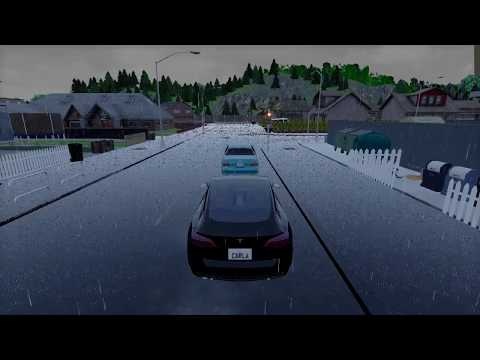
#> input picture sim1.jpg, 480 x 360 px
$ python deadpixel200.py
#> lines starting #> are read from the running program, lines starting #| are printed output that depends on the picture; after the words box and inside, x2 and y2 are one past the last pixel; in counts of white or black regions, pixels touching at a corner belong together
import numpy as np
import cv2
from matplotlib import pyplot as plt
import random
from PIL import Image

img = Image.open('sim1.jpg')
#> img is the input picture: PIL image 480x360 RGB; mean R, G, B 48.1, 55.2, 67.3

img1 = cv2.imread('sim1.jpg')
img1 = cv2.cvtColor(img1, cv2.COLOR_BGR2RGB)

h, w, _ = img1.shape
#> h = 360; w = 480
print('width: ', w)
#| width:  480
print('height:', h)
#| height: 360

count = 0
w1 = w2 = int(w/20) # in base a questo 20 e al 10 sotto decido quanti pixel neri inserire
#> w1 = 24; w2 = 24
h1 = h2 = int(h/10)
#> h1 = 36; h2 = 36
w2 = w3 = w2 - 5
#> w2 = 19; w3 = 19
h2 = h3 = h2 - 5
#> h2 = 31; h3 = 31
countpixel = 0

for y in range(0, 10):
    h2 = h2 + (h1*y)
    for x in range(0, 20):
        img1[h2,w2] = (255, 0, 0) #rossi per visibilità
        countpixel = countpixel + 1
        w2 = w2 + w1
        if x==19:
            h2 = h3
            w2 = w3
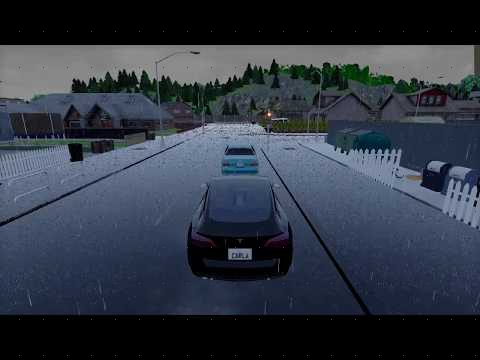
#> img1: shape (360, 480, 3); 0.12% of pixels changed, all inside (x1, y1, x2, y2) = (19, 31, 476, 356)
#> after the loop, countpixel = 200

img1 = Image.fromarray(img1) # esempio conversione

print(countpixel) #valore di controllo per i pixel inseriti
#| 200

plt.figure(num='Fallimento DEADPIXEL Configurazione 3')
plt.subplot(121),plt.imshow(img),plt.title('Originale')
plt.xticks([]), plt.yticks([])
plt.subplot(122),plt.imshow(img1),plt.title('DEADPIXEL - Configurazione 3')
plt.xticks([]), plt.yticks([])
plt.show()
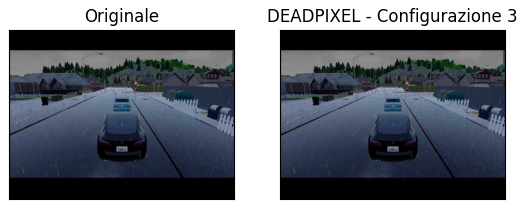
#> figure drawn by matplotlib, 2 panels

#ok
